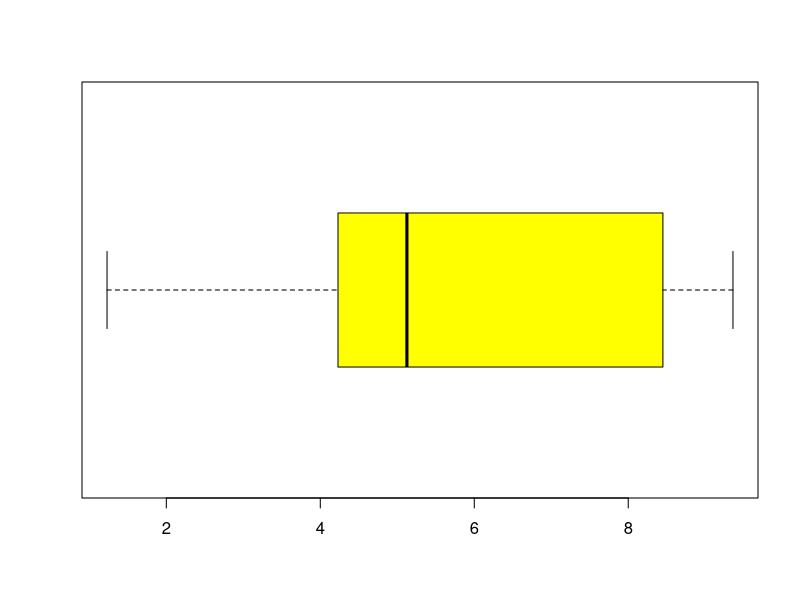
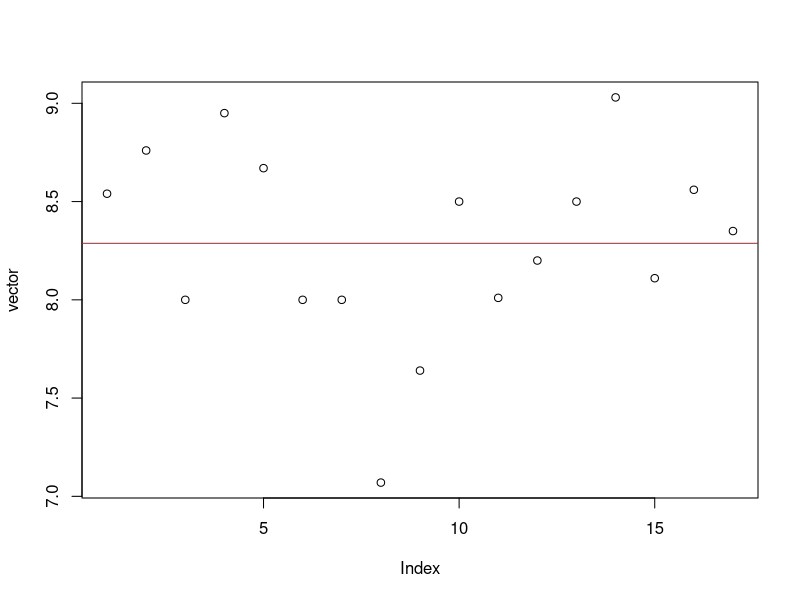

These figures' R source, in order:
diagramaCaja <- function(vector){
boxplot(vector, col = "yellow", 
        horizontal=TRUE)
}

diagramaPuntos <- function(vector){
plot(vector)
}

x <- c(8.54, 8.76, 8, 8.95, 8.67, 8, 8, 7.07, 7.64, 8.50, 8.01, 8.20, 8.5, 9.03, 8.11, 8.56, 8.35)
y <- c(1.23, 5.25, 4.23, 9.36, 4.52, 5, 8.25, 8.45, 9, 2)
diagramaCaja(y)
diagramaPuntos(x)
abline(h = mean(x), col = "red")
